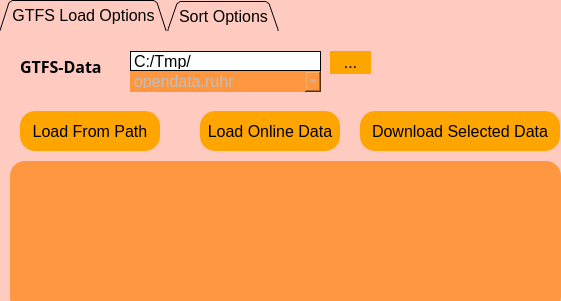
  <widget class="QTabWidget" name="tabWidget">
   <property name="geometry">
    <rect>
     <x>1240</x>
     <y>120</y>
     <width>561</width>
     <height>301</height>
    </rect>
   </property>
   <property name="font">
    <font>
     <pointsize>12</pointsize>
    </font>
   </property>
   <property name="layoutDirection">
    <enum>Qt::LeftToRight</enum>
   </property>
   <property name="autoFillBackground">
    <bool>false</bool>
   </property>
   <property name="styleSheet">
    <string notr="true">background-color:  #ffcbc0;
border-radius: 0px;</string>
   </property>
   <property name="tabShape">
    <enum>QTabWidget::Triangular</enum>
   </property>
   <property name="currentIndex">
    <number>0</number>
   </property>
   <property name="usesScrollButtons">
    <bool>true</bool>
   </property>
   <widget class="QWidget" name="tabDownloadGTFS">
    <attribute name="title">
     <string>GTFS Load Options</string>
    </attribute>
    <widget class="QListWidget" name="listTabGTFSDATA">
     <property name="geometry">
      <rect>
       <x>10</x>
       <y>130</y>
       <width>551</width>
       <height>151</height>
      </rect>
     </property>
     <property name="font">
      <font>
       <pointsize>12</pointsize>
      </font>
     </property>
     <property name="styleSheet">
      <string notr="true">background-color:  #ff9740;
border-style: outset;
border-width: 0px;
border-radius: 15px;
border-color: black;
padding: 4px;</string>
     </property>
    </widget>
    <widget class="QLabel" name="label_15">
     <property name="geometry">
      <rect>
       <x>20</x>
       <y>20</y>
       <width>101</width>
       <height>31</height>
      </rect>
     </property>
     <property name="font">
      <font>
       <family>72</family>
       <pointsize>8</pointsize>
       <weight>9</weight>
       <italic>false</italic>
       <bold>false</bold>
      </font>
     </property>
     <property name="styleSheet">
      <string notr="true">background-color:  #ffcbc0;
font: 75 8pt &quot;72&quot;;</string>
     </property>
     <property name="text">
      <string>&lt;html&gt;&lt;head/&gt;&lt;body&gt;&lt;p&gt;&lt;span style=&quot; font-size:12pt; font-weight:600;&quot;&gt;GTFS-Data&lt;/span&gt;&lt;/p&gt;&lt;/body&gt;&lt;/html&gt;</string>
     </property>
    </widget>
    <widget class="QLineEdit" name="GTFSInputPath">
     <property name="geometry">
      <rect>
       <x>130</x>
       <y>20</y>
       <width>191</width>
       <height>20</height>
      </rect>
     </property>
     <property name="font">
      <font>
       <pointsize>12</pointsize>
      </font>
     </property>
     <property name="styleSheet">
      <string notr="true">background-color: #fdfefe;
border-style: outset;
border-width: 0.5px;
border-radius: 15px;
border-color: black;
padding: 1px;</string>
     </property>
     <property name="text">
      <string>C:/Tmp/</string>
     </property>
    </widget>
    <widget class="QPushButton" name="btnGetDir">
     <property name="enabled">
      <bool>true</bool>
     </property>
     <property name="geometry">
      <rect>
       <x>330</x>
       <y>20</y>
       <width>41</width>
       <height>23</height>
      </rect>
     </property>
     <property name="font">
      <font>
       <pointsize>12</pointsize>
      </font>
     </property>
     <property name="styleSheet">
      <string notr="true">background-color: orange;
border-style: outset;
border-width: 0px;
border-radius: 15px;
border-color: black;
padding: 4px;</string>
     </property>
     <property name="text">
      <string>...</string>
     </property>
    </widget>
    <widget class="QPushButton" name="btnLoadOnlineData">
     <property name="enabled">
      <bool>true</bool>
     </property>
     <property name="geometry">
      <rect>
       <x>200</x>
       <y>80</y>
       <width>140</width>
       <height>40</height>
      </rect>
     </property>
     <property name="font">
      <font>
       <pointsize>12</pointsize>
      </font>
     </property>
     <property name="styleSheet">
      <string notr="true">background-color: orange;
border-style: outset;
border-width: 0px;
border-radius: 15px;
border-color: black;
padding: 4px;</string>
     </property>
     <property name="text">
      <string>Load Online Data</string>
     </property>
    </widget>
    <widget class="QPushButton" name="btnLoadFromPath">
     <property name="enabled">
      <bool>true</bool>
     </property>
     <property name="geometry">
      <rect>
       <x>20</x>
       <y>80</y>
       <width>140</width>
       <height>40</height>
      </rect>
     </property>
     <property name="font">
      <font>
       <pointsize>12</pointsize>
      </font>
     </property>
     <property name="styleSheet">
      <string notr="true">background-color: orange;
border-style: outset;
border-width: 0px;
border-radius: 15px;
border-color: black;
padding: 4px;</string>
     </property>
     <property name="text">
      <string>Load From Path</string>
     </property>
    </widget>
    <widget class="QPushButton" name="btnLoadOnlineData_2">
     <property name="enabled">
      <bool>true</bool>
     </property>
     <property name="geometry">
      <rect>
       <x>360</x>
       <y>80</y>
       <width>200</width>
       <height>40</height>
      </rect>
     </property>
     <property name="font">
      <font>
       <pointsize>12</pointsize>
      </font>
     </property>
     <property name="styleSheet">
      <string notr="true">background-color: orange;
border-style: outset;
border-width: 0px;
border-radius: 15px;
border-color: black;
padding: 4px;</string>
     </property>
     <property name="text">
      <string>Download Selected Data</string>
     </property>
    </widget>
    <widget class="QComboBox" name="comboBox_online">
     <property name="enabled">
      <bool>false</bool>
     </property>
     <property name="geometry">
      <rect>
       <x>130</x>
       <y>40</y>
       <width>191</width>
       <height>21</height>
      </rect>
     </property>
     <property name="font">
      <font>
       <pointsize>12</pointsize>
      </font>
     </property>
     <property name="styleSheet">
      <string notr="true">background-color:  #ff9740;
border-style: outset;
border-width:0px;
border-radius: 15px;
border-color: black;
padding: 4px;</string>
     </property>
     <item>
      <property name="text">
       <string>opendata.ruhr</string>
      </property>
     </item>
     <item>
      <property name="text">
       <string>opendata.vbb</string>
      </property>
     </item>
    </widget>
   </widget>
   <widget class="QWidget" name="tabDefineSorting">
    <attribute name="title">
     <string>Sort Options</string>
    </attribute>
    <widget class="QListWidget" name="listTabSort">
     <property name="geometry">
      <rect>
       <x>20</x>
       <y>80</y>
       <width>371</width>
       <height>141</height>
      </rect>
     </property>
     <property name="styleSheet">
      <string notr="true">background-color:  #ff9740;
border-style: outset;
border-width: 0px;
border-radius: 15px;
border-color: black;
padding: 4px;</string>
     </property>
    </widget>
   </widget>
  </widget>
